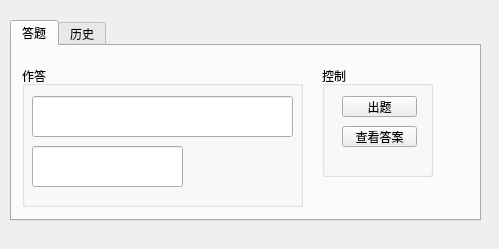
<?xml version="1.0" encoding="UTF-8"?>
<ui version="4.0">
 <class>MainWindow</class>
 <widget class="QMainWindow" name="MainWindow">
  <property name="geometry">
   <rect>
    <x>0</x>
    <y>0</y>
    <width>499</width>
    <height>249</height>
   </rect>
  </property>
  <property name="windowTitle">
   <string>MainWindow</string>
  </property>
  <widget class="QWidget" name="centralwidget">
   <widget class="QTabWidget" name="tabWidget">
    <property name="geometry">
     <rect>
      <x>10</x>
      <y>20</y>
      <width>471</width>
      <height>201</height>
     </rect>
    </property>
    <property name="currentIndex">
     <number>0</number>
    </property>
    <widget class="QWidget" name="tab">
     <attribute name="title">
      <string>答题</string>
     </attribute>
     <widget class="QGroupBox" name="groupBox">
      <property name="geometry">
       <rect>
        <x>310</x>
        <y>20</y>
        <width>111</width>
        <height>111</height>
       </rect>
      </property>
      <property name="title">
       <string>控制</string>
      </property>
      <widget class="QPushButton" name="pushButton_2">
       <property name="enabled">
        <bool>true</bool>
       </property>
       <property name="geometry">
        <rect>
         <x>20</x>
         <y>60</y>
         <width>75</width>
         <height>21</height>
        </rect>
       </property>
       <property name="text">
        <string>查看答案</string>
       </property>
      </widget>
      <widget class="QPushButton" name="pushButton">
       <property name="geometry">
        <rect>
         <x>20</x>
         <y>30</y>
         <width>75</width>
         <height>21</height>
        </rect>
       </property>
       <property name="text">
        <string>出题</string>
       </property>
      </widget>
     </widget>
     <widget class="QGroupBox" name="groupBox_2">
      <property name="geometry">
       <rect>
        <x>10</x>
        <y>20</y>
        <width>281</width>
        <height>141</height>
       </rect>
      </property>
      <property name="title">
       <string>作答</string>
      </property>
      <widget class="QLineEdit" name="line_answer">
       <property name="geometry">
        <rect>
         <x>10</x>
         <y>80</y>
         <width>151</width>
         <height>41</height>
        </rect>
       </property>
      </widget>
      <widget class="QLineEdit" name="line_quest">
       <property name="enabled">
        <bool>true</bool>
       </property>
       <property name="geometry">
        <rect>
         <x>10</x>
         <y>30</y>
         <width>261</width>
         <height>41</height>
        </rect>
       </property>
       <property name="readOnly">
        <bool>true</bool>
       </property>
      </widget>
     </widget>
    </widget>
    <widget class="QWidget" name="tab_2">
     <attribute name="title">
      <string>历史</string>
     </attribute>
    </widget>
   </widget>
  </widget>
 </widget>
 <resources/>
 <connections/>
</ui>
